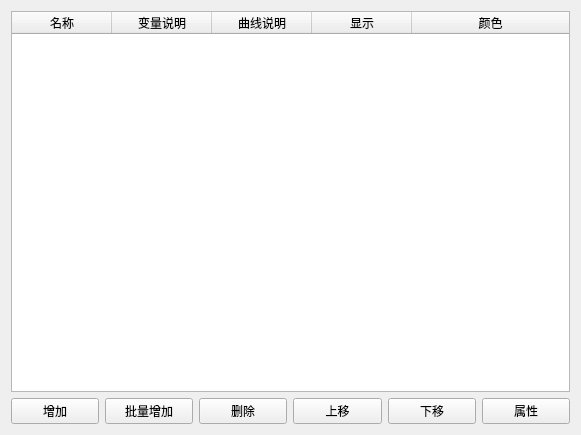
<?xml version="1.0" encoding="UTF-8"?>
<ui version="4.0">
 <class>CCurveSettingForm</class>
 <widget class="QWidget" name="CCurveSettingForm">
  <property name="geometry">
   <rect>
    <x>0</x>
    <y>0</y>
    <width>581</width>
    <height>435</height>
   </rect>
  </property>
  <property name="windowTitle">
   <string>Form</string>
  </property>
  <layout class="QGridLayout" name="gridLayout">
   <item row="0" column="0">
    <widget class="QTableWidget" name="curveTableWidget">
     <property name="editTriggers">
      <set>QAbstractItemView::NoEditTriggers</set>
     </property>
     <property name="selectionBehavior">
      <enum>QAbstractItemView::SelectRows</enum>
     </property>
     <attribute name="horizontalHeaderCascadingSectionResizes">
      <bool>false</bool>
     </attribute>
     <attribute name="horizontalHeaderStretchLastSection">
      <bool>true</bool>
     </attribute>
     <attribute name="verticalHeaderVisible">
      <bool>false</bool>
     </attribute>
     <column>
      <property name="text">
       <string>名称</string>
      </property>
     </column>
     <column>
      <property name="text">
       <string>变量说明</string>
      </property>
     </column>
     <column>
      <property name="text">
       <string>曲线说明</string>
      </property>
     </column>
     <column>
      <property name="text">
       <string>显示</string>
      </property>
      <property name="textAlignment">
       <set>AlignHCenter|AlignVCenter|AlignCenter</set>
      </property>
     </column>
     <column>
      <property name="text">
       <string>颜色</string>
      </property>
     </column>
    </widget>
   </item>
   <item row="1" column="0">
    <layout class="QHBoxLayout" name="horizontalLayout">
     <item>
      <widget class="QPushButton" name="addButton">
       <property name="text">
        <string>增加</string>
       </property>
      </widget>
     </item>
     <item>
      <widget class="QPushButton" name="addDozenButton">
       <property name="text">
        <string>批量增加</string>
       </property>
      </widget>
     </item>
     <item>
      <widget class="QPushButton" name="deleteButton">
       <property name="text">
        <string>删除</string>
       </property>
      </widget>
     </item>
     <item>
      <widget class="QPushButton" name="moveUpButton">
       <property name="text">
        <string>上移</string>
       </property>
      </widget>
     </item>
     <item>
      <widget class="QPushButton" name="moveDownButton">
       <property name="text">
        <string>下移</string>
       </property>
      </widget>
     </item>
     <item>
      <widget class="QPushButton" name="propertyButton">
       <property name="text">
        <string>属性</string>
       </property>
      </widget>
     </item>
    </layout>
   </item>
  </layout>
 </widget>
 <resources/>
 <connections/>
</ui>
